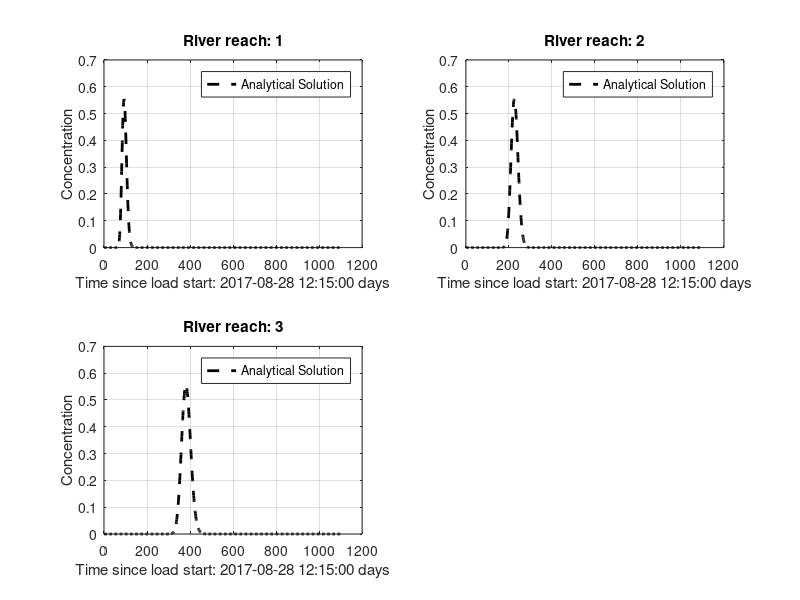

Here is the MATLAB script that generated this plot:

% 2-dimensional analytical solution - Transient (using the analytical solution for
% instantaneous point source integrated with respect to time)

function AnltSOL_TRANSIENT_mizuroute

%%%%%%%%%%%%%%%%%%%%%%%%%%%%%%%%%%%%%%%%%%%
% CHOOSE TEST %%%%%%%%%%%%%%%%%%%%%%%%%%%%%%
%%%%%%%%%%%%%%%%%%%%%%%%%%%%%%%%%%%%%%%%%%%

% test = 2; % 2_nrTrans_instS_PorMedia
% test = 4; % 4_nrTrans_contS_PorMedia
% test = 6; % 6_nrTrans_instS_PorMedia_linDecay
% test = 8; % 8_nrTrans_contS_PorMedia_linDecay
 
test = 2; 

%%%%%%%%%%%%%%%%%%%%%%%%%%%%%%%%%%%%%%%%%%%
% General mdoel setup %%%%%%%%%%%%%%%%%%%%%
% Don't change
%%%%%%%%%%%%%%%%%%%%%%%%%%%%%%%%%%%%%%%%%%%


dist_between_nodes = cumsum([80.348, 113.724, 134.015]); % km
timeDays_travel_between_nodes = [120, 250, 370]; % days

% Preliminary calcs %%%%%%%%%%%%%%%%%%%%%%%%%%%%%%%%


% Time steps
if test == 4 || test == 8 

    start_day =  '2017-08-28 12:15:00';
    tsim_nDays_sinceStart = 1100; % time reachis nodes: 120, 250 and 370;
    
    if test == 4
        timeDays_travel_between_nodes = timeDays_travel_between_nodes - 20; % days
    end
    
    V_kmday = dist_between_nodes ./ (timeDays_travel_between_nodes);
    Dy = mean(V_kmday)*0.5;

elseif test == 2 || test == 6 
    start_day =  '2017-08-28 12:15:00';
    tsim_nDays_sinceStart = 1100; % time reachis nodes: 120, 250 and 370;
    
    if test == 2
        timeDays_travel_between_nodes = timeDays_travel_between_nodes - 20; % days
    end
    
    V_kmday = dist_between_nodes ./ (timeDays_travel_between_nodes);
    Dy = mean(V_kmday)*0.5;
end

% Storing %%%%%%%%%%%%%%%%%%%%%%%%%%%%%%%%
storage.Dy = Dy;
storage.tsim_nDays_sinceStart = tsim_nDays_sinceStart;
storage.V_kmday = V_kmday;
%storage.ny = ny;

%%%%%%%%%%%%%%%%%%%%%%%%%%%%%%%%%%%%%%%%%%%%%%%%%%%%%%%%%%%%%%%%%%%%%%
n_x_request = numel(dist_between_nodes);
for x_reqi = 1:n_x_request
    
    
    if test == 4 || test == 8 
        
        % Input concentration (continuous)
        C0 = 10;
         
        % Set reation rate
        if test == 4; r = 0; end                % conservative
        if test == 8; r = 0.01; end  % linear decay
        storage.C0 = C0;
        storage.r = r;
        save InputData storage;
        
        % Call analytical solver
        Analytical_calc_1D_contS(dist_between_nodes,x_reqi,tsim_nDays_sinceStart)
        
    elseif test == 2 || test == 6
        
        % Input mass (instantaneous)
        M = 350;
        
        % Mass of the receiving node
        mLayerVolFracLiq = [0.2007, 0.2014, 0.2020, 0.2027, 0.2034, 0.2041, 0.2048, 0.2055, 0.2063, 0.2070, 0.2077, 0.2085, 0.2093, 0.2101, 0.2109, 0.2117, 0.2125, 0.2133, 0.2141, 0.2150, 0.2159, 0.2167, 0.2176, 0.2185, 0.2194, 0.2204, 0.2213, 0.2223, 0.2232, 0.2242, 0.2252, 0.2262, 0.2272, 0.2283, 0.2293, 0.2304, 0.2315, 0.2326, 0.2337, 0.2348, 0.2360, 0.2372, 0.2384, 0.2396, 0.2408, 0.2420, 0.2433, 0.2446, 0.2459, 0.2472, 0.2485, 0.2499, 0.2513, 0.2527, 0.2541, 0.2555, 0.2570, 0.2584, 0.2599, 0.2615, 0.2630, 0.2646, 0.2662, 0.2678, 0.2694, 0.2711, 0.2727, 0.2744, 0.2761, 0.2779, 0.2796, 0.2814, 0.2832, 0.2850, 0.2869, 0.2888, 0.2906, 0.2925, 0.2945, 0.2964, 0.2984, 0.3003, 0.3023, 0.3043, 0.3063, 0.3083, 0.3104, 0.3124, 0.3145, 0.3165, 0.3186, 0.3206, 0.3227, 0.3247, 0.3268, 0.3288, 0.3308, 0.3328, 0.3348, 0.3368];
        hru_area_m2      = 32700;
        
        mLayerDepth_summa_m = 0.06;
        mLayerVolFracWat_summa_m3 = mLayerVolFracLiq * hru_area_m2 * mLayerDepth_summa_m;
        mLayerVolFracWat_summa_mm_m2 = mLayerVolFracLiq * hru_area_m2 * mLayerDepth_summa_m * 1000;
        UpLayVol_mm_m2 = mLayerVolFracWat_summa_m3 * 1000; % to mm*m2
        
        iLayerLiqFluxSoil_summa_m_s = 0.5;
        
        iLayerLiqFluxSoil_summa_mm_s = iLayerLiqFluxSoil_summa_m_s * 1000;
        
        % Set reaction rate
        if test == 2; r = 0; end                % conservative
        if test == 6; r = 0.01/(60*60*24); end  % linear decay
        
        storage.M = M;
        storage.UpLayVol_mm_m2 = UpLayVol_mm_m2;
        storage.mLayerVolFracWat_summa_mm_m2 = mLayerVolFracWat_summa_mm_m2;
        storage.mLayerVolFracLiq = mLayerVolFracLiq;
        storage.r = r;
        %storage.mLayerDepth_summa_mm = mLayerDepth_summa_mm;
        storage.iLayerLiqFluxSoil_summa_mm_s = iLayerLiqFluxSoil_summa_mm_s;
        storage.hru_area_m2 =  hru_area_m2;
        save InputData storage;
        
        % Call analytical solver
        Analytical_calc_1D_instS(dist_between_nodes,x_reqi,tsim_nDays_sinceStart)
        
    end

    Compare_plot(dist_between_nodes,x_reqi,...
                 start_day)
    
end


%%%%%%%%%%%%%%%%%%%%%%%%%%%%%%%%%%%%%%%%%
% ANALYTICAL
%%%%%%%%%%%%%%%%%%%%%%%%%%%%%%%%%%%%%%%%%

% 1D, continuous source, Eq. 60 of 
% USGS Chapter B7
% ANALYTICAL SOLUTIONS FOR ONE-, TWO-, AND THREE-DIMENSIONAL SOLUTE
%TRANSPORT IN GROUND-WATER SYSTEMS WITH UNIFORM FLOW
function Analytical_calc_1D_contS(...
    dist_between_nodes,...
    x_reqi,...
    tsim_nDays_sinceStart)

load InputData storage
C0=storage.C0;
Dy=storage.Dy;
r=storage.r;
V_kmday=storage.V_kmday;

Cfinal=zeros(1,tsim_nDays_sinceStart);

x_request_i = dist_between_nodes(x_reqi);

V = V_kmday(x_reqi);
V = mean(V_kmday);

h=waitbar(0,'ANALYTICAL solution: calculating...');

for t_i=1:tsim_nDays_sinceStart
    waitbar(t_i/tsim_nDays_sinceStart)
    
    % Days since start (in seconds)
    tsim_i = t_i;

    % calculation of A

    %A = (M / UpLayVol) /...
    %    ( 4*n*pi()*(Dx*Dy)^(0.5) );
    A =  C0 / 2;

    % calculation of B
    U = (V^2 + 4*r*Dy)^0.5;
    
    B1 = exp(...
            x_request_i * (V - U)/ ...
            (2 * Dy)...
            );
        
    B2 = erfc(...
            (x_request_i - (U * tsim_i) ) / ...
            (2 * (Dy * tsim_i)^0.5));
    
    C1 = exp(...
            x_request_i * (V + U)/ ...
            (2 * Dy));
    
    C2 = erfc(...
            (x_request_i + (U * tsim_i) ) / ...
            (2 * (Dy * tsim_i)^0.5));

    % Final calculation
    C = A * (B1 * B2 + C1 * C2);

    % Saving results
    Cfinal(1,t_i) = C;

end

close(h)

disp('Analytical solution calculation: OK')

storage.C_analytical = Cfinal';
save AnalytSOL storage;

function Analytical_calc_1D_2(tsim_i)

load InputData storage
C0=storage.C0;
Dy=storage.Dy;
r=storage.r;
V=storage.V;
ny=storage.ny;

Cfinal=zeros(1,ny);

h=waitbar(0,'ANALYTICAL solution: calculating...');

for y=1:ny
    waitbar(y/ny)

    % calculation of A

    %A = (M / UpLayVol) /...
    %    ( 4*n*pi()*(Dx*Dy)^(0.5) );
    
    U = (V^2 + 4*r*Dy)^0.5;
    
    A =  C0 * V^2 / (4 * r * Dy);

    % calculation of B
    
    
    B1 = 2 * exp((y * V / Dy) - r * tsim_i);
        
    B2 = erfc(...
            (y + V * tsim_i) / ...
            (2 * (Dy * tsim_i)^0.5));
    
   C1 = U / V - 1; 
        
   C2 = exp(...
            y * (V - U)/ ...
            (2 * Dy));
    
    C3 = erfc(...
            (y - U * tsim_i) / ...
            (2 * (Dy * tsim_i)^0.5));
        
    D1 = U / V + 1;
    
    D2 = exp(...
            y * (V + U)/ ...
            (2 * Dy));
    
    D3 = erfc(...
            (y + U * tsim_i) / ...
            (2 * (Dy * tsim_i)^0.5));

    % Final calculation
    C = A * (B1 * B2 + C1 * C2 * C3 + D1 * D2 * D3);

    % Saving results
    Cfinal(1,y) = C;

end

close(h)

disp('Analytical solution calculation: OK')

storage.C_analytical = Cfinal';
save AnalytSOL storage;

function Analytical_calc_1D_3(tsim_i)

load InputData storage
C0=storage.C0;
Dy=storage.Dy;
r=storage.r;
V=storage.V;
ny=storage.ny;

Cfinal=zeros(1,ny);

h=waitbar(0,'ANALYTICAL solution: calculating...');

for y=1:ny
    waitbar(y/ny)

    % calculation of A

    %A = (M / UpLayVol) /...
    %    ( 4*n*pi()*(Dx*Dy)^(0.5) );
    

    
    A =  C0;

    % calculation of B
    
    
    B1 = 0.5 *  erfc(...
                (y - V * tsim_i) / ...
                (2 * (Dy * tsim_i)^0.5));
    
   C1 = (V^2 * tsim_i / (pi() * Dy))^0.5;
   
   C2 = exp(-(...
            (y - V * tsim_i)^2)/ ...
            (4 * Dy * tsim_i));
        
   D1  = 0.5 * (1 + (V * y) / Dy + (V^2 * tsim_i) / Dy);
   
   D2  = exp(V * y / Dy);
    
    D3 = erfc(...
            (y + V * tsim_i) / ...
            (2 * (Dy * tsim_i)^0.5));
        

    % Final calculation
    C = A * (B1 +  C1 * C2 - D1 * D2 * D3);

    % Saving results
    Cfinal(1,y) = C;

end

close(h)

disp('Analytical solution calculation: OK')

storage.C_analytical = Cfinal';
save AnalytSOL storage;

function Analytical_calc_1D_justAdv(tsim_i, mLayerDepth_summa_m)

load InputData storage
C0=storage.C0;
Dy=storage.Dy;
r=storage.r;
V=storage.V;
ny=storage.ny;

Cfinal=zeros(1,ny);

h=waitbar(0,'ANALYTICAL solution: calculating...');

for y=1:ny
    waitbar(y/ny)

    % calculation of A

    %A = (M / UpLayVol) /...
    %    ( 4*n*pi()*(Dx*Dy)^(0.5) );
  

    % Final calculation
    C = C0 * (y * mLayerDepth_summa_m - V * tsim_i);

    % Saving results
    Cfinal(1,y) = C;

end

close(h)

disp('Analytical solution calculation: OK')

storage.C_analytical = Cfinal';
save AnalytSOL storage;


% 1D, instantaneous source, Eq. 76 of 
% USGS Chapter B7
% ANALYTICAL SOLUTIONS FOR ONE-, TWO-, AND THREE-DIMENSIONAL SOLUTE
%TRANSPORT IN GROUND-WATER SYSTEMS WITH UNIFORM FLOW
function Analytical_calc_1D_instS(dist_between_nodes,x_reqi,tsim_nDays_sinceStart)

%{
load InputData storage
M = storage.M;
UpLayVol_mm_m2 = storage.UpLayVol_mm_m2;
mLayerVolFracLiq = storage.mLayerVolFracLiq;
Dy = storage.Dy;
r = storage.r;
V_kmday = storage.V_kmday;
%ny = storage.ny;
hru_area_m2 = storage.hru_area_m2;
mLayerDepth_summa_mm = storage.mLayerDepth_summa_mm;
iLayerLiqFluxSoil_summa_mm_s = storage.iLayerLiqFluxSoil_summa_mm_s;

% Loading point
Yc=1;
% porosity
n = 1; % not needed because it's accounted for in the intersticil flow velocity

% Mass injection unit of aquifer thickness (and area because it's 1D)
% M (g/m3), Vol = m3/s, M_unitVol = 
UpLayVol_m3 = UpLayVol_mm_m2 / 1000;
M_unitVol = M / UpLayVol_m3(1);
M_unitVol = M * (iLayerLiqFluxSoil_summa_mm_s);

M_unitVol = M / ((mLayerDepth_summa_mm / 1000) * mLayerVolFracLiq(1) * hru_area_m2);
M_unitVol = M_unitVol * ( 4 * n * pi() * Dy );

M_unitVol = 1.8/1000 * ( 4 * n * pi() * Dy ) / 1.75; %=1.2925e-06%


M_unitVol = (2 * iLayerLiqFluxSoil_summa_mm_s) ;

M_unitVol = (0.006 * iLayerLiqFluxSoil_summa_mm_s / 6);

Cinit = (2 * iLayerLiqFluxSoil_summa_mm_s * 900 * hru_area_m2/1000) ...
        / (iLayerLiqFluxSoil_summa_mm_s * 900 * hru_area_m2/1000 + UpLayVol_m3(1)/6);
M_unitVol = Cinit * V;
M_unitVol = M_unitVol / 3.2%* 1.8e6 
%M_unitVol = 1.2925e-06;

Cfinal=zeros(1,ny);

h=waitbar(0,'ANALYTICAL solution: calculating...');

%for y=1:ny
    
%}
    
load InputData storage
%C0=storage.C0;
Dy=storage.Dy;
r=storage.r;
V_kmday=storage.V_kmday;

Cfinal=zeros(1,tsim_nDays_sinceStart);

x_request_i = dist_between_nodes(x_reqi);

V = V_kmday(x_reqi);
V = mean(V_kmday);

n = 1;

M_unitVol = 3;

h=waitbar(0,'ANALYTICAL solution: calculating...');

for t_i=1:tsim_nDays_sinceStart
    waitbar(t_i/tsim_nDays_sinceStart)
    
    % Days since start (in seconds)
    tsim_i = t_i;
    
    waitbar(t_i/tsim_nDays_sinceStart)

    % calculation of A

    A = (M_unitVol) /...
        ( 4 * n * pi() * Dy);

    % calculation of B
    B = exp(...
            V*(x_request_i)/ ...
            (2*Dy));

    D = exp( ...
            -( V^2 / (4*Dy) + r) * tsim_i ...
            -( (x_request_i)^2 ./ (4 * Dy * tsim_i))) ;

    % Final calculation
    C = A * B * D;

    % Saving results
    Cfinal(1,t_i) = C;
   
end
close(h)


disp('Analytical solution calculation: OK')

storage.C_analytical = Cfinal';
save AnalytSOL storage;

function Analytical_calc_2D

load InputData storage
M=storage.M;
UpLayVol=storage.UpLayVol;
n=storage.n;
Dx=storage.Dx;
Dy=storage.Dy;
r=storage.r;
Xc=storage.Xc;
Yc=storage.Yc;
tsim=storage.tsim;
V=storage.V;
nx=storage.nx;
ny=storage.ny;

Cfinal=zeros(nx,ny);

h=waitbar(0,'ANALYTICAL solution: calculating...');
for x=1:nx
    waitbar(x/nx)
    for y=1:ny
        
    % calculation of A
    
    A = (M / UpLayVol) /...
        ( 4*n*pi()*(Dx*Dy)^(0.5) );

    % calculation of B
    B = exp(...
            V*(y-Yc)/ ...
            (2*Dy));

    % Integral to solve
    fun = @(t) exp( ...
                    -( V^2 / (4*Dx) + r) * t ...
                    -( (x-Xc)^2 ./ (4*Dx*t) ) ...
                    -( (y-Yc)^2 ./ (4*Dy*t))) ;
                
    D = quad(fun,0,tsim);

    % Final calculation
    C = A*B*D;
    
    % Saving results
    Cfinal(x,y) = C;
   
    end
end
close(h)

disp('Analytical solution calculation: OK')

storage.C_analytical = Cfinal';
save AnalytSOL storage;


%%%%%%%%%%%%%%%%%%%%%%%%%%%%%%%%%%%%%%%%%
% Plotting
%%%%%%%%%%%%%%%%%%%%%%%%%%%%%%%%%%%%%%%%%

function Compare_plot(dist_between_nodes,x_reqi,...
                 start_day)

load InputData storage;
InputData = storage;

load AnalytSOL storage;
C_analytical = storage.C_analytical;


colormap(gray);

n_x_request = numel(dist_between_nodes);

nsubplot_x = ceil((n_x_request)^0.5);
nsubplot_y = ceil(n_x_request / nsubplot_x);

if x_reqi==1
     figure
end

% Longitudinal profile
subplot(nsubplot_x,nsubplot_y,x_reqi)
plot(C_analytical,'k--','linewidth',2)
%ylim([0 InputData.ny/1000])
%xlim([0 2])
%set(gca, 'Ydir', 'reverse'); 
ylabel('Concentration')
xlabel(['Time since load start: ', start_day, ' days'])
title(['River reach: ', num2str(x_reqi)])
legend('Analytical Solution')
%set (gca,'Xdir','reverse')
grid on
hold on


disp('ANALYTICAL and NUMERICAL solutions compared: OK')
disp('Finished')